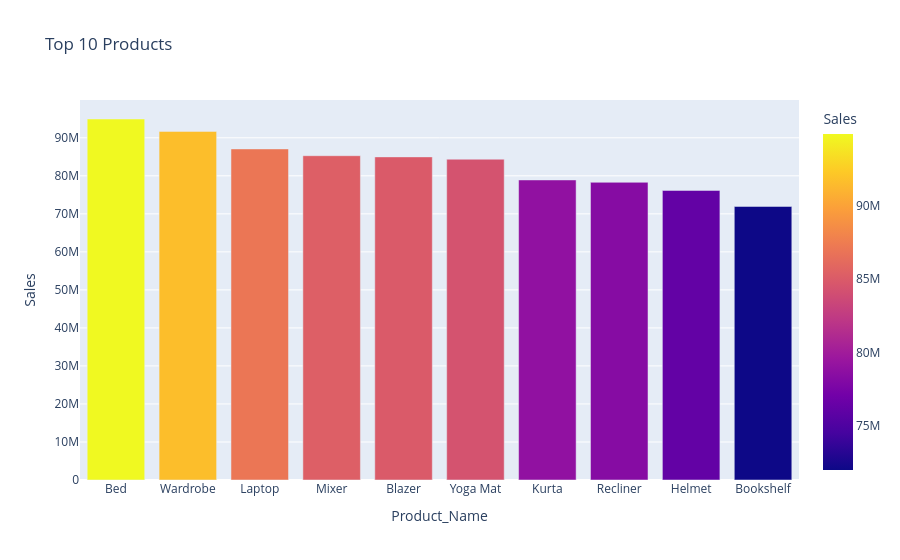

The notebook cell this image was saved under:
### Markdown cell above
**Code Cell 6
Top 10 Products**

### Code cell
top_products = (

    df

    .groupby("Product_Name", as_index=False)["Sales"]

    .sum()

    .sort_values("Sales", ascending=False)

    .head(10)

)

fig = px.bar(

    top_products,

    x="Product_Name",

    y="Sales",

    color="Sales",

    title="Top 10 Products"

)

fig.show()

### Figure 1 — Plotly figure (JSON) as saved in the notebook; plotly's stock layout.template omitted (floating-point values rounded to 4 significant figures)
{"data": [{"hovertemplate": "Product_Name=%{x}<br>Sales=%{marker.color}<extra></extra>", "legendgroup": "", "marker": {"color": [94950000.0, 91690000.0, 87070000.0, 85290000.0, 84980000.0, 84380000.0, 78920000.0, 78290000.0, 76160000.0, 71940000.0], "coloraxis": "coloraxis", "pattern": {"shape": ""}}, "name": "", "orientation": "v", "showlegend": false, "textposition": "auto", "type": "bar", "x": ["Bed", "Wardrobe", "Laptop", "Mixer", "Blazer", "Yoga Mat", "Kurta", "Recliner", "Helmet", "Bookshelf"], "xaxis": "x", "y": [94950000.0, 91690000.0, 87070000.0, 85290000.0, 84980000.0, 84380000.0, 78920000.0, 78290000.0, 76160000.0, 71940000.0], "yaxis": "y"}], "layout": {"barmode": "relative", "coloraxis": {"colorbar": {"title": {"text": "Sales"}}, "colorscale": [[0, "#0d0887"], [0.1111, "#46039f"], [0.2222, "#7201a8"], [0.3333, "#9c179e"], [0.4444, "#bd3786"], [0.5556, "#d8576b"], [0.6667, "#ed7953"], [0.7778, "#fb9f3a"], [0.8889, "#fdca26"], [1, "#f0f921"]]}, "legend": {"tracegroupgap": 0}, "title": {"text": "Top 10 Products"}, "xaxis": {"anchor": "y", "domain": [0, 1], "title": {"text": "Product_Name"}}, "yaxis": {"anchor": "x", "domain": [0, 1], "title": {"text": "Sales"}}}}
